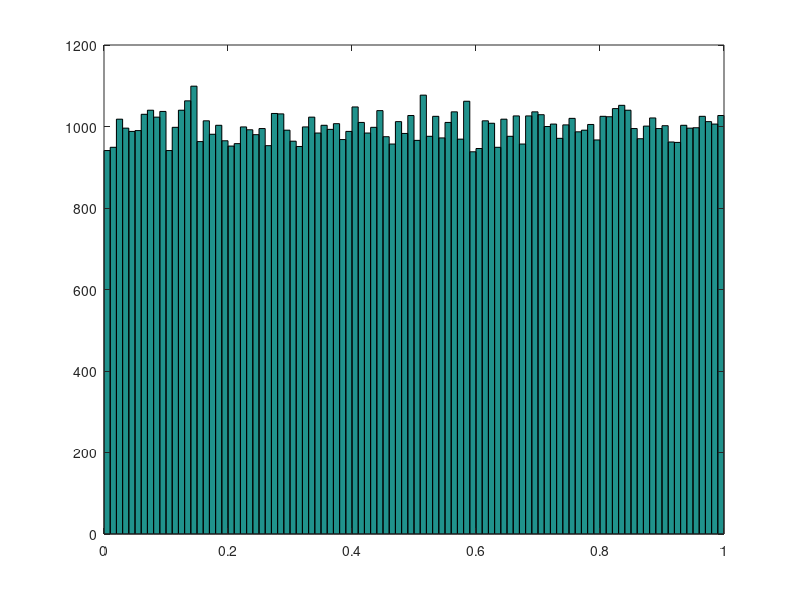
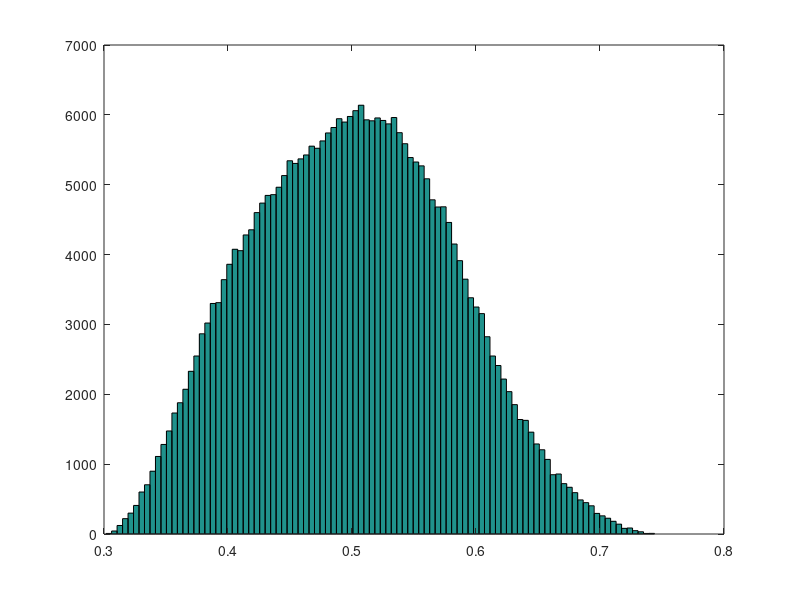

Recreate these plots in MATLAB, in order.
% Simulations used for riddle on uniform random variables
a = 5; b = 10; 
iters = 100000; 

% First part: generate uniform [0,1] r.v.s. from 3 uniform [a,b] r.v.s. where a and b are unknown
r = random('unif', a, b, 3, iters); % generate uniform r.v.s. in [a,b]
m = min(r); M = max(r); med = median(r);
u = (med - m) ./ (M - m); % transfer u to [0,1];
figure; hist(u, 100); 

% Second part: for which n can we have n (dependent!) uniform r.v.s. such
% that their sum is constant. For which k can we have each k of them be independent? 
% Note: The sum must be n/2
% Note: we can divide them into pairs, where each pair is x and 1-x and the
% pairs are independent. So any even n works



% Third part: Z = f(Y_1,..,Y_n) where the Y's are the order-statistics 
% and the Z's are uniformly distributed (though not independent) and Z is
% deterministic. Z can only be a permutation (??) 
n = 3;
r = random('unif', a, b, n, iters); % generate uniform r.v.s. in [a,b]

r = r .* (n/2) ./ repmat(sum(r), n, 1);
figure; hist(r(:), 100); 



